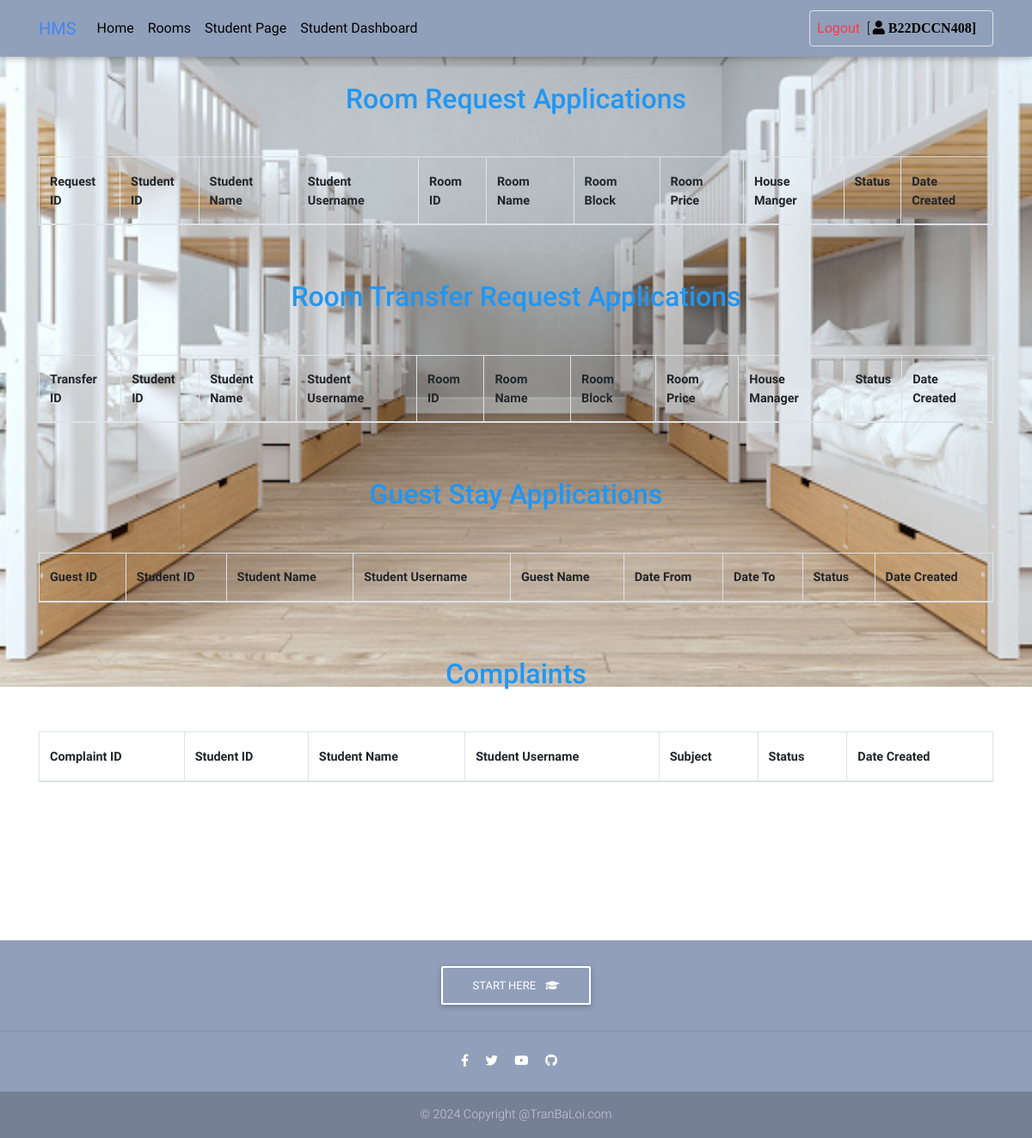
The app's page /app/request_dashboard (signed in), older data.
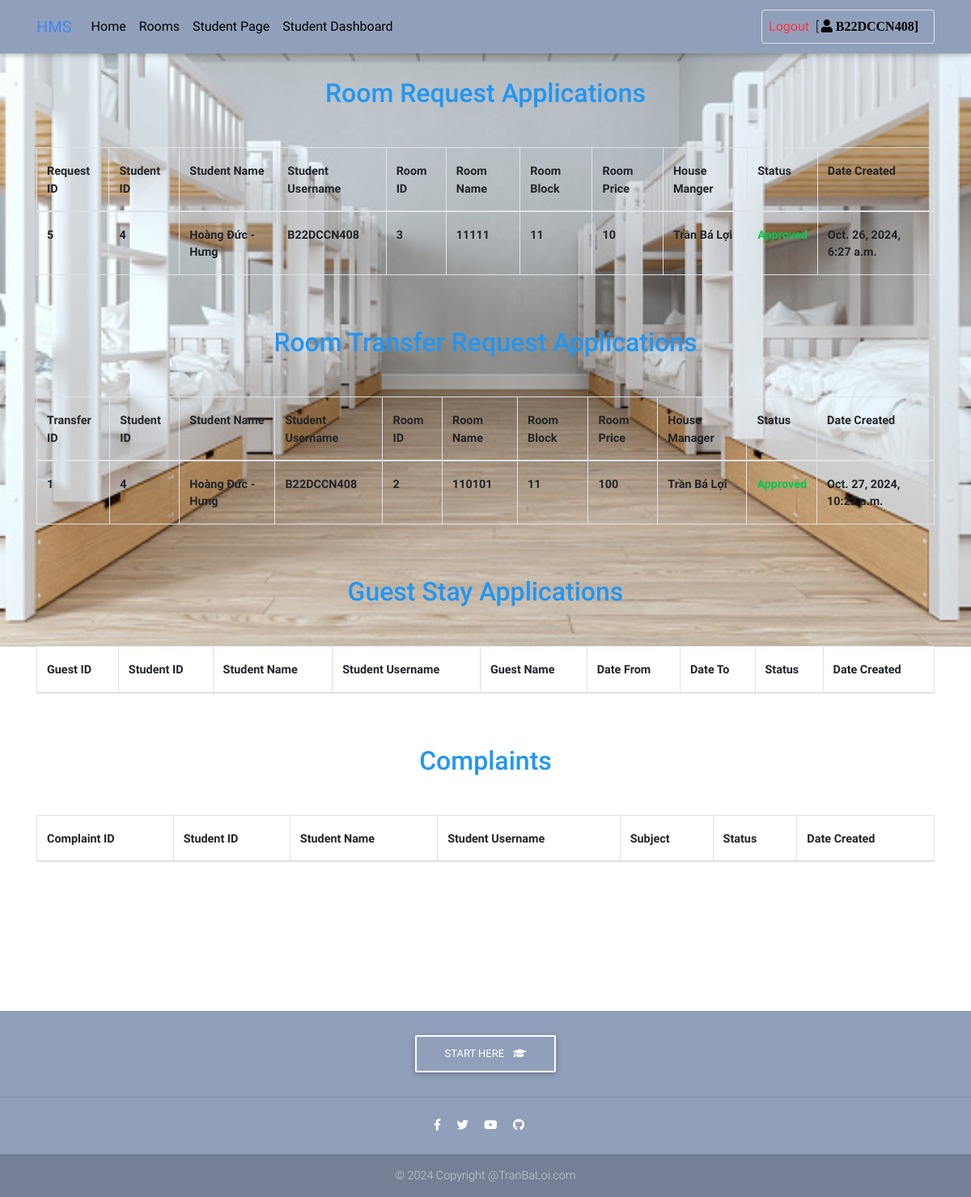
The same page, newer data.
### app_core/models.py (models this page shows, shortened)
class Accomodation_Request(models.Model):
    student = models.OneToOneField(Student_Account, on_delete = models.CASCADE)
    room = models.ForeignKey(Rooms, on_delete=models.CASCADE)
    approved = models.BooleanField(default=True)
    created_at = models.DateTimeField(auto_now = True)
    updated_at = models.DateTimeField(auto_now_add = True)

class Student_Account(models.Model):
    user = models.OneToOneField(User, on_delete = models.CASCADE)
    first_name = models.CharField(max_length = 100)
    last_name = models.CharField(max_length = 100)
    email = models.CharField(max_length = 100)
    matric = models.CharField(max_length = 100)
    address = models.CharField(max_length = 100)
    is_student = models.BooleanField(default = True)
    wallet = models.IntegerField(default = 0, null = True)
    created_at = models.DateTimeField(auto_now = True)
    updated_at = models.DateTimeField(auto_now_add = True)

class Rooms(models.Model):
    block = models.ForeignKey(Block, on_delete=models.CASCADE)
    room_name = models.CharField(max_length=50, null=True)
    room_tag = models.CharField(max_length=10, default="NEW")
    description = models.TextField()
    condition = models.TextField()
    charge = models.IntegerField()
    slot_available = models.IntegerField(default=10) # tối đa 10 giường
    is_available = models.BooleanField(default=True)
    image1 = models.ImageField(upload_to="photos")
    image2 = models.ImageField(upload_to="photos")
    image3 = models.ImageField(upload_to="photos")
    created_at = models.DateTimeField(auto_now = True)
    updated_at = models.DateTimeField(auto_now_add = True)
    def admin_photo(self):
        return mark_safe('<img src ="{}" width = 100 />'.format(self.image1.url))
    admin_photo.short_description = "Image"
    admin_photo.allow_tag = True

class Block(models.Model):
    house_manager = models.ForeignKey(House_Manager, on_delete = models.CASCADE)
    block_name = models.CharField(max_length = 50)
    created_at = models.DateTimeField(auto_now = True)
    updated_at = models.DateTimeField(auto_now_add = True)

class House_Manager(models.Model):
    full_name = models.CharField(max_length = 100)
    email = models.CharField(max_length = 100)
    address = models.CharField(max_length = 100)
    phone_no = models.CharField(max_length = 100)
    created_at = models.DateTimeField(auto_now = True)
    updated_at = models.DateTimeField(auto_now_add = True)

class RoomTransfer(models.Model):
    student = models.ForeignKey(Student_Account, on_delete=models.CASCADE)
    reason = models.TextField()
    room = models.ForeignKey(Rooms, on_delete=models.CASCADE, related_name='new_room')  # phòng chuyển đến
    approved = models.BooleanField(default=False)
    created_at = models.DateTimeField(auto_now=True)
    updated_at = models.DateTimeField(auto_now_add=True)

### app_core/student_views.py (the view)
# urls.py: path("request_dashboard", request_dashboard, name = "request-dashboard"),
def request_dashboard(request):
    student = Student_Account.objects.filter(user = request.user).first()
    room_transfers = RoomTransfer.objects.filter(student = student)
    guests = GuestStayRequest.objects.filter(student = student)
    complaints = Complaints.objects.filter(student = student)
    accomodations = Accomodation_Request.objects.filter(student = student)
    context = {"room_transfers":room_transfers, "guests":guests, "complaints":complaints, "accomodations":accomodations}
    return render(request, "student/request_dashboard.html", context)

### app_core/templates/student/request_dashboard.html (shortened to what the changed rows need)
{% extends 'base.html' %}
{% block content %}
<br><br>
<main>
    <div class="container">
        <h2 class="my-5 h2 text-center blue-text">Room Request Applications</h2>
        <div class="table-responsive">
            <table class="table table-stripped table-hovered table-bordered">
                <thead>
                    <tr>
                        <td>Request ID</td>
                        <td>Student ID</td>
                        <td>Student Name</td>
                        <td>Student Username</td>
                        <td>Room ID</td>
                        <td>Room Name</td>
                        <td>Room Block</td>
                        <td>Room Price</td>
                        <td>House Manger</td>
                        <td>Status</td>
                        <td>Date Created</td>
                    </tr>
                </thead>
                <tbody>
                    {% for accomdation in accomodations %}
                    <tr>
                        <td>{{accomdation.id}}</td>
                        <td>{{accomdation.student.id}}</td>
                        <td>{{accomdation.student.first_name}} - {{accomdation.student.last_name}}</td>
                        <td>{{accomdation.student.user.username}}</td>
                        <td>{{accomdation.room.id}}</td>
                        <td>{{accomdation.room.room_name}}</td>
                        <td>{{accomdation.room.block.block_name}}</td>
                        <td>{{accomdation.room.charge}}</td>
                        <td>{{accomdation.room.block.house_manager.full_name}}</td>
                        {% if accomdation.approved %}
                        <td class="text-success">Approved</td>
                        {% else %}
                        <td class="text-warning">Pending</td>
                        {% endif %}
                        <td>{{accomdation.created_at}}</td>
                    </tr>
                    {% endfor %}
                </tbody>
            </table>
        </div>
        <h2 class="my-5 h2 text-center blue-text">Room Transfer Request Applications</h2>
        <div class="table-responsive">
            <table class="table table-stripped table-hovered table-bordered">
                <thead>
                    <tr>
                        <td>Transfer ID</td>
                        <td>Student ID</td>
                        <td>Student Name</td>
                        <td>Student Username</td>
                        <td>Room ID</td>
                        <td>Room Name</td>
                        <td>Room Block</td>
                        <td>Room Price</td>
                        <td>House Manager</td>
                        <td>Status</td>
                        <td>Date Created</td>
                    </tr>
                </thead>
                <tbody>
                    {% for accomdation in room_transfers %}
                    <tr>
                        <td>{{accomdation.id}}</td>
                        <td>{{accomdation.student.id}}</td>
                        <td>{{accomdation.student.first_name}} - {{accomdation.student.last_name}}</td>
                        <td>{{accomdation.student.user.username}}</td>
                        <td>{{accomdation.room.id}}</td>
                        <td>{{accomdation.room.room_name}}</td>
                        <td>{{accomdation.room.block.block_name}}</td>
                        <td>{{accomdation.room.charge}}</td>
                        <td>{{accomdation.room.block.house_manager.full_name}}</td>
                        {% if accomdation.approved %}
                        <td class="text-success">Approved</td>
                        {% else %}
                        <td class="text-warning">Pending</td>
                        {% endif %}
                        <td>{{accomdation.created_at}}</td>
                    </tr>
                    {% endfor %}
                </tbody>
            </table>
        </div>
        <h2 class="my-5 h2 text-center blue-text">Guest Stay Applications</h2>
        <div class="table-responsive">
            <table class="table table-stripped table-hovered table-bordered">
                <thead>
                    <tr>
                        <td>Guest ID</td>
                        <td>Student ID</td>
                        <td>Student Name</td>
                        <td>Student Username</td>
                        <td>Guest Name</td>
                        <td>Date From</td>
                        <td>Date To</td>
                        <td>Status</td>
                        <td>Date Created</td>
                    </tr>
                </thead>
            </table>
        </div>
        <h2 class="my-5 h2 text-center blue-text">Complaints</h2>
        <div class="table-responsive">
            <table class="table table-stripped table-hovered table-bordered">
                <thead>
                    <tr>
                        <td>Complaint ID</td>
                        <td>Student ID</td>
                        <td>Student Name</td>
                        <td>Student Username</td>
                        <td>Subject</td>
                        <td>Status</td>
                        <td>Date Created</td>
                    </tr>
                </thead>
            </table>
        </div>
    </div>
</main>
<br><br><br><br><br><br>
{% endblock %}

Row changes from the older to the newer data that the page shows:
added Accomodation_Request: id "5", student.id "4", student.first_name "Hoàng Đức", student.last_name "Hưng", student.user.username "B22DCCN408", room.id "3", room.room_name "11111", room.block.block_name "11", room.charge "10", room.block.house_manager.full_name "Trần Bá Lợi", approved "Approved", created_at "Oct. 26, 2024, 6:27 a.m."
added RoomTransfer: id "1", student.id "4", student.first_name "Hoàng Đức", student.last_name "Hưng", student.user.username "B22DCCN408", room.id "2", room.room_name "110101", room.block.block_name "11", room.charge "100", room.block.house_manager.full_name "Trần Bá Lợi", approved "Approved", created_at "Oct. 27, 2024, 10:22 a.m."
